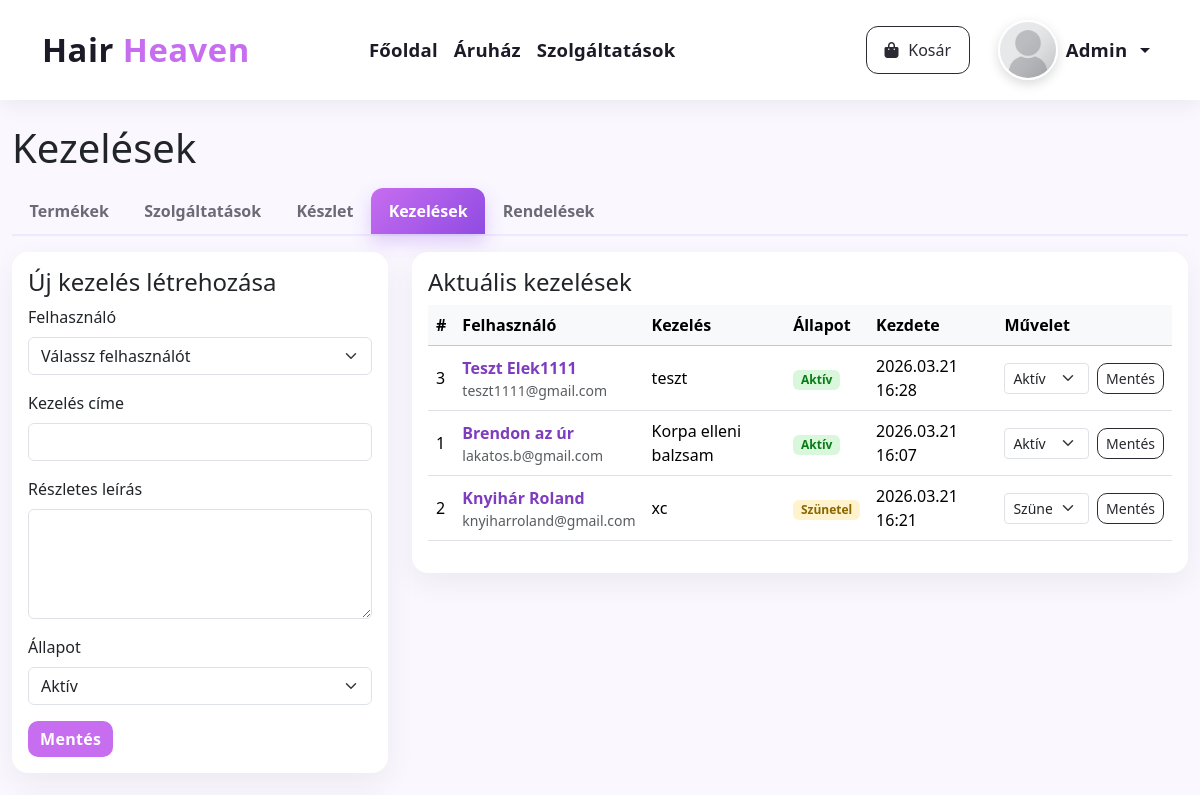
The page /admin/treatments.php (signed in, upper part) on the database as committed earlier.
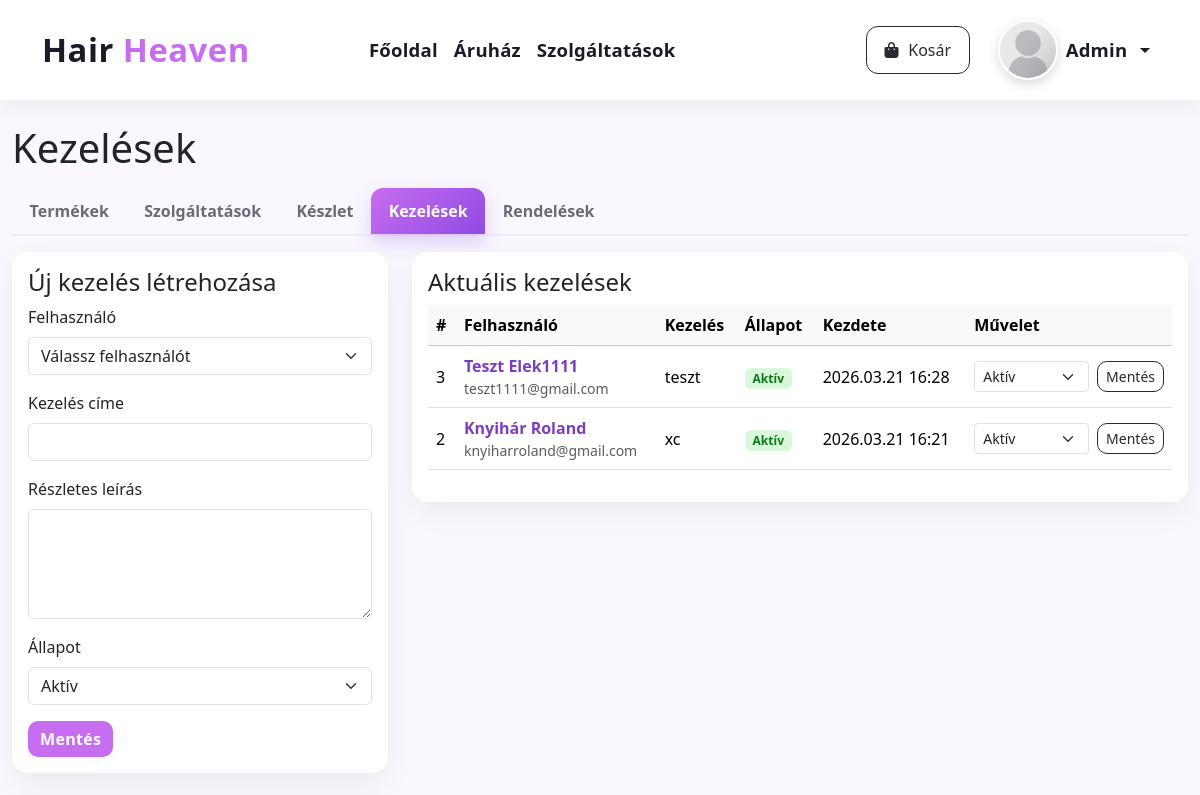
The same page on the database as committed later.
### tables this page shows
CREATE TABLE `user_treatments` (
  `id` int(11) NOT NULL,
  `user_id` int(11) NOT NULL,
  `title` varchar(150) NOT NULL,
  `description` text DEFAULT NULL,
  `status` enum('active','paused','finished') NOT NULL DEFAULT 'active',
  `started_at` datetime NOT NULL DEFAULT current_timestamp(),
  `ended_at` datetime DEFAULT NULL,
  `created_by` int(11) DEFAULT NULL,
  `created_at` datetime NOT NULL DEFAULT current_timestamp(),
  `updated_at` datetime NOT NULL DEFAULT current_timestamp() ON UPDATE current_timestamp()
);

CREATE TABLE `users` (
  `id` int(11) NOT NULL,
  `username` varchar(100) NOT NULL,
  `email` varchar(190) NOT NULL,
  `address` varchar(255) DEFAULT NULL,
  `password_hash` varchar(255) NOT NULL,
  `avatar` varchar(255) DEFAULT NULL,
  `role` enum('owner','customer') NOT NULL DEFAULT 'customer',
  `has_active_treatment` tinyint(1) NOT NULL DEFAULT 0,
  `created_at` datetime NOT NULL DEFAULT current_timestamp(),
  `updated_at` datetime NOT NULL DEFAULT current_timestamp() ON UPDATE current_timestamp()
);

### security.php (called while the page is built, shortened)
<?php
if (!function_exists('csrf_token')) {
    function csrf_token() {
        return $_SESSION['csrf'];
    }
    function csrf_field() {
        $t = csrf_token();
        return '<input type="hidden" name="csrf" value="'.e($t).'">';
    }
}

### admin/treatments.php (the view, shortened to what the changed rows need)
<?php
require_once __DIR__ . '/../security.php';
$mysqli = db();
function e($s){ return htmlspecialchars((string)$s, ENT_QUOTES, 'UTF-8'); }
function abs_img(?string $p): string {
  $p = $p ?: '/assets/img/avatar-placeholder.svg';
  return ($p[0] === '/') ? $p : '/'.ltrim($p, '/');
}
function hu_status(string $status): string {
  return match($status){
    'active'   => 'Aktív',
    'paused'   => 'Szünetel',
    'finished' => 'Lezárt',
    default    => $status
  };
}
function status_badge_class(string $status): string {
  return match($status){
    'active'   => 'st-active',
    'paused'   => 'st-paused',
    'finished' => 'st-finished',
    default    => 'st-paused'
  };
}
$treatments = [];
if ($mysqli) {
  $r = $mysqli->query("
    SELECT ut.*, u.username, u.email
    FROM user_treatments ut
    INNER JOIN users u ON u.id = ut.user_id
    ORDER BY FIELD(ut.status,'active','paused','finished'), ut.started_at DESC
  ");
  while ($row = $r->fetch_assoc()) {
    $tid = (int)$row['id'];
    $row['products'] = [];
    $stP = $mysqli->prepare("
      SELECT p.brand, p.name, p.image, utp.usage_note
      FROM user_treatment_products utp
      INNER JOIN products p ON p.id = utp.product_id
      WHERE utp.treatment_id = ?
      ORDER BY p.brand, p.name
    ");
    $stP->bind_param('i', $tid);
    $stP->execute();
    $resP = $stP->get_result();
    while ($p = $resP->fetch_assoc()) {
      $p['image'] = abs_img($p['image']);
      $row['products'][] = $p;
    }
    $row['entries'] = [];
    $stE = $mysqli->prepare("
      SELECT *
      FROM user_treatment_entries
      WHERE treatment_id = ?
      ORDER BY entry_date DESC, id DESC
    ");
    $stE->bind_param('i', $tid);
    $stE->execute();
    $resE = $stE->get_result();
    while ($en = $resE->fetch_assoc()) {
      $en['image_path'] = !empty($en['image_path']) ? abs_img($en['image_path']) : null;
      $row['entries'][] = $en;
    }
    $treatments[] = $row;
  }
}
?>
<!doctype html>
<html lang="hu">
<head>
  <link href="https://cdn.jsdelivr.net/npm/bootstrap@5.3.2/dist/css/bootstrap.min.css" rel="stylesheet">
  <link rel="stylesheet" href="https://cdnjs.cloudflare.com/ajax/libs/font-awesome/6.5.0/css/all.min.css"/>
  <link rel="stylesheet" href="/assets/hairheaven.css">
</head>
<body>
<div class="container-xxl py-4">
  <h1 class="mb-3">Kezelések</h1>
  <div class="tab-content">
    <div class="tab-pane fade show active" id="tabTreatments" role="tabpanel">
      <div class="row g-4">
        <div class="col-lg-8">
          <div class="card p-3">
            <div class="table-responsive">
              <table class="table align-middle">
                <thead class="table-light">
                  <tr>
                    <th>#</th>
                    <th>Felhasználó</th>
                    <th>Kezelés</th>
                    <th>Állapot</th>
                    <th>Kezdete</th>
                    <th>Művelet</th>
                  </tr>
                </thead>
                <tbody>
                  <?php foreach ($treatments as $idx => $t): ?>
                    <tr>
                      <td><?= (int)$t['id'] ?></td>
                      <td>
                        <button class="treatment-user-btn" type="button" data-bs-toggle="collapse" data-bs-target="#trDetails<?= $idx ?>" aria-expanded="false">
                          <?= e($t['username']) ?>
                        </button>
                        <div class="small text-muted"><?= e($t['email']) ?></div>
                      </td>
                      <td><?= e($t['title']) ?></td>
                      <td>
                        <span class="badge <?= e(status_badge_class($t['status'])) ?>">
                          <?= e(hu_status($t['status'])) ?>
                        </span>
                      </td>
                      <td><?= e(date('Y.m.d H:i', strtotime($t['started_at']))) ?></td>
                      <td>
                        <form method="post" class="d-flex gap-2">
                          <select name="status" class="form-select form-select-sm">
                            <option value="active"   <?= $t['status']==='active'?'selected':'' ?>>Aktív</option>
                            <option value="paused"   <?= $t['status']==='paused'?'selected':'' ?>>Szünetel</option>
                          </select>
                          <button class="btn btn-sm btn-outline-dark" type="submit">Mentés</button>
                        </form>
                      </td>
                    </tr>
                  <?php endforeach; ?>
                </tbody>
              </table>
            </div>
          </div>
        </div>
      </div>
    </div>
  </div>
</div>
</body>
</html>

Rows that differ between the two databases and show on the page:
removed user_treatments: id "1", user.username "Brendon az úr", user.email "lakatos.b@gmail.com", title "Korpa elleni balzsam", status "Aktív", started_at "2026.03.21 16:07"
changed user_treatments "xc": status "Szünetel" → "Aktív"
